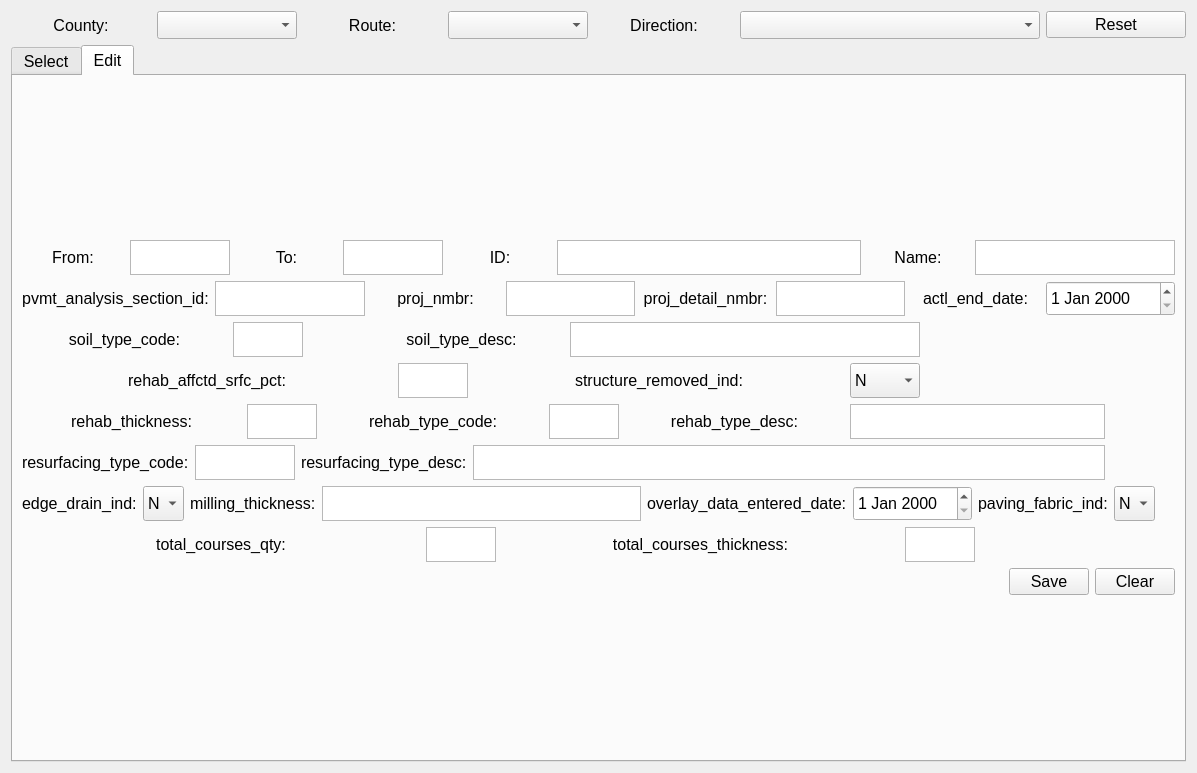
<?xml version="1.0" encoding="UTF-8"?>
<ui version="4.0">
 <class>VCRH_Edit_Form</class>
 <widget class="QWidget" name="VCRH_Edit_Form">
  <property name="geometry">
   <rect>
    <x>0</x>
    <y>0</y>
    <width>1197</width>
    <height>773</height>
   </rect>
  </property>
  <property name="sizePolicy">
   <sizepolicy hsizetype="Expanding" vsizetype="Preferred">
    <horstretch>0</horstretch>
    <verstretch>0</verstretch>
   </sizepolicy>
  </property>
  <property name="minimumSize">
   <size>
    <width>0</width>
    <height>0</height>
   </size>
  </property>
  <property name="windowTitle">
   <string>VCRH Edit</string>
  </property>
  <property name="toolTip">
   <string>Clear Data</string>
  </property>
  <property name="filename" stdset="0">
   <string>VCRH_Edit</string>
  </property>
  <property name="formname" stdset="0">
   <string>VCRH_Edit</string>
  </property>
  <layout class="QVBoxLayout" name="verticalLayout_2" stretch="1,20">
   <item>
    <layout class="QHBoxLayout" name="horizontalLayout" stretch="0,0,0,0,0,0,0">
     <item>
      <widget class="QLabel" name="labelCounty">
       <property name="font">
        <font>
         <pointsize>12</pointsize>
        </font>
       </property>
       <property name="text">
        <string>County:</string>
       </property>
       <property name="alignment">
        <set>Qt::AlignCenter</set>
       </property>
      </widget>
     </item>
     <item>
      <widget class="QComboBox" name="comboBoxCounty">
       <property name="minimumSize">
        <size>
         <width>100</width>
         <height>28</height>
        </size>
       </property>
       <property name="font">
        <font>
         <pointsize>12</pointsize>
        </font>
       </property>
       <property name="toolTip">
        <string>&lt;html&gt;&lt;head/&gt;&lt;body&gt;&lt;p&gt;Please Select County&lt;/p&gt;&lt;/body&gt;&lt;/html&gt;</string>
       </property>
       <property name="statusTip">
        <string>Select County</string>
       </property>
      </widget>
     </item>
     <item>
      <widget class="QLabel" name="labelRoute">
       <property name="font">
        <font>
         <pointsize>12</pointsize>
        </font>
       </property>
       <property name="text">
        <string>Route:</string>
       </property>
       <property name="alignment">
        <set>Qt::AlignCenter</set>
       </property>
      </widget>
     </item>
     <item>
      <widget class="QComboBox" name="comboBoxRoute">
       <property name="minimumSize">
        <size>
         <width>100</width>
         <height>28</height>
        </size>
       </property>
       <property name="font">
        <font>
         <pointsize>12</pointsize>
        </font>
       </property>
       <property name="toolTip">
        <string>&lt;html&gt;&lt;head/&gt;&lt;body&gt;&lt;p&gt;Please Select Route&lt;/p&gt;&lt;/body&gt;&lt;/html&gt;</string>
       </property>
       <property name="statusTip">
        <string>Select Route</string>
       </property>
      </widget>
     </item>
     <item>
      <widget class="QLabel" name="labelDirection">
       <property name="font">
        <font>
         <pointsize>12</pointsize>
        </font>
       </property>
       <property name="text">
        <string>Direction:</string>
       </property>
       <property name="alignment">
        <set>Qt::AlignCenter</set>
       </property>
      </widget>
     </item>
     <item>
      <widget class="QComboBox" name="comboBoxDirection">
       <property name="minimumSize">
        <size>
         <width>300</width>
         <height>28</height>
        </size>
       </property>
       <property name="font">
        <font>
         <pointsize>12</pointsize>
        </font>
       </property>
       <property name="toolTip">
        <string>Please Select Direction</string>
       </property>
       <property name="statusTip">
        <string>Select Direction</string>
       </property>
      </widget>
     </item>
     <item>
      <widget class="QPushButton" name="pushButtonReset">
       <property name="font">
        <font>
         <pointsize>12</pointsize>
        </font>
       </property>
       <property name="text">
        <string>Reset</string>
       </property>
      </widget>
     </item>
    </layout>
   </item>
   <item>
    <widget class="QTabWidget" name="tabWidget">
     <property name="font">
      <font>
       <pointsize>12</pointsize>
      </font>
     </property>
     <property name="currentIndex">
      <number>1</number>
     </property>
     <widget class="QWidget" name="tabSelect">
      <property name="font">
       <font>
        <pointsize>12</pointsize>
       </font>
      </property>
      <attribute name="title">
       <string>Select</string>
      </attribute>
      <layout class="QVBoxLayout" name="verticalLayout">
       <item>
        <widget class="QTableWidget" name="tableWidgetVCRH">
         <property name="font">
          <font>
           <pointsize>12</pointsize>
          </font>
         </property>
         <property name="autoFillBackground">
          <bool>true</bool>
         </property>
         <property name="styleSheet">
          <string notr="true">QHeaderView::section {background-color: rgb(211,211,211); color: rgb(0, 0, 0);}
QHeaderView::section:horizontal{   border-top: 1px solid #fffff8;}</string>
         </property>
         <property name="frameShape">
          <enum>QFrame::Panel</enum>
         </property>
         <property name="lineWidth">
          <number>1</number>
         </property>
         <property name="midLineWidth">
          <number>1</number>
         </property>
         <property name="selectionBehavior">
          <enum>QAbstractItemView::SelectItems</enum>
         </property>
        </widget>
       </item>
      </layout>
     </widget>
     <widget class="QWidget" name="tabEdit">
      <attribute name="title">
       <string>Edit</string>
      </attribute>
      <layout class="QVBoxLayout" name="verticalLayout_5">
       <item>
        <layout class="QVBoxLayout" name="verticalLayout_4" stretch="1,1,1,1,1,1,1,2">
         <item>
          <layout class="QVBoxLayout" name="verticalLayout_3">
           <item>
            <layout class="QHBoxLayout" name="horizontalLayout_3" stretch="1,2,1,2,1,3,1,3">
             <item>
              <widget class="QLabel" name="label_3">
               <property name="maximumSize">
                <size>
                 <width>16777215</width>
                 <height>35</height>
                </size>
               </property>
               <property name="text">
                <string>From:</string>
               </property>
               <property name="alignment">
                <set>Qt::AlignCenter</set>
               </property>
              </widget>
             </item>
             <item>
              <widget class="QTextEdit" name="textEditFrom">
               <property name="maximumSize">
                <size>
                 <width>100</width>
                 <height>35</height>
                </size>
               </property>
               <property name="readOnly">
                <bool>true</bool>
               </property>
               <property name="html">
                <string>&lt;!DOCTYPE HTML PUBLIC &quot;-//W3C//DTD HTML 4.0//EN&quot; &quot;http://www.w3.org/TR/REC-html40/strict.dtd&quot;&gt;
&lt;html&gt;&lt;head&gt;&lt;meta name=&quot;qrichtext&quot; content=&quot;1&quot; /&gt;&lt;meta charset=&quot;utf-8&quot; /&gt;&lt;style type=&quot;text/css&quot;&gt;
p, li { white-space: pre-wrap; }
&lt;/style&gt;&lt;/head&gt;&lt;body style=&quot; font-family:'Segoe UI'; font-size:12pt; font-weight:400; font-style:normal;&quot;&gt;
&lt;p align=&quot;right&quot; style=&quot;-qt-paragraph-type:empty; margin-top:0px; margin-bottom:0px; margin-left:0px; margin-right:0px; -qt-block-indent:0; text-indent:0px;&quot;&gt;&lt;br /&gt;&lt;/p&gt;&lt;/body&gt;&lt;/html&gt;</string>
               </property>
              </widget>
             </item>
             <item>
              <widget class="QLabel" name="label_4">
               <property name="maximumSize">
                <size>
                 <width>16777215</width>
                 <height>35</height>
                </size>
               </property>
               <property name="text">
                <string>To:</string>
               </property>
               <property name="alignment">
                <set>Qt::AlignCenter</set>
               </property>
              </widget>
             </item>
             <item>
              <widget class="QTextEdit" name="textEditTo">
               <property name="maximumSize">
                <size>
                 <width>100</width>
                 <height>35</height>
                </size>
               </property>
               <property name="readOnly">
                <bool>true</bool>
               </property>
               <property name="html">
                <string>&lt;!DOCTYPE HTML PUBLIC &quot;-//W3C//DTD HTML 4.0//EN&quot; &quot;http://www.w3.org/TR/REC-html40/strict.dtd&quot;&gt;
&lt;html&gt;&lt;head&gt;&lt;meta name=&quot;qrichtext&quot; content=&quot;1&quot; /&gt;&lt;meta charset=&quot;utf-8&quot; /&gt;&lt;style type=&quot;text/css&quot;&gt;
p, li { white-space: pre-wrap; }
&lt;/style&gt;&lt;/head&gt;&lt;body style=&quot; font-family:'Segoe UI'; font-size:12pt; font-weight:400; font-style:normal;&quot;&gt;
&lt;p align=&quot;right&quot; style=&quot;-qt-paragraph-type:empty; margin-top:0px; margin-bottom:0px; margin-left:0px; margin-right:0px; -qt-block-indent:0; text-indent:0px;&quot;&gt;&lt;br /&gt;&lt;/p&gt;&lt;/body&gt;&lt;/html&gt;</string>
               </property>
              </widget>
             </item>
             <item>
              <widget class="QLabel" name="label">
               <property name="maximumSize">
                <size>
                 <width>16777215</width>
                 <height>35</height>
                </size>
               </property>
               <property name="text">
                <string>ID:</string>
               </property>
               <property name="alignment">
                <set>Qt::AlignCenter</set>
               </property>
              </widget>
             </item>
             <item>
              <widget class="QTextEdit" name="textEditid">
               <property name="maximumSize">
                <size>
                 <width>500</width>
                 <height>35</height>
                </size>
               </property>
               <property name="midLineWidth">
                <number>1</number>
               </property>
               <property name="readOnly">
                <bool>true</bool>
               </property>
               <property name="html">
                <string>&lt;!DOCTYPE HTML PUBLIC &quot;-//W3C//DTD HTML 4.0//EN&quot; &quot;http://www.w3.org/TR/REC-html40/strict.dtd&quot;&gt;
&lt;html&gt;&lt;head&gt;&lt;meta name=&quot;qrichtext&quot; content=&quot;1&quot; /&gt;&lt;meta charset=&quot;utf-8&quot; /&gt;&lt;style type=&quot;text/css&quot;&gt;
p, li { white-space: pre-wrap; }
&lt;/style&gt;&lt;/head&gt;&lt;body style=&quot; font-family:'Segoe UI'; font-size:12pt; font-weight:400; font-style:normal;&quot;&gt;
&lt;p align=&quot;right&quot; style=&quot;-qt-paragraph-type:empty; margin-top:0px; margin-bottom:0px; margin-left:0px; margin-right:0px; -qt-block-indent:0; text-indent:0px;&quot;&gt;&lt;br /&gt;&lt;/p&gt;&lt;/body&gt;&lt;/html&gt;</string>
               </property>
               <property name="acceptRichText">
                <bool>false</bool>
               </property>
              </widget>
             </item>
             <item>
              <widget class="QLabel" name="label_2">
               <property name="maximumSize">
                <size>
                 <width>16777215</width>
                 <height>35</height>
                </size>
               </property>
               <property name="text">
                <string>Name:</string>
               </property>
               <property name="alignment">
                <set>Qt::AlignCenter</set>
               </property>
              </widget>
             </item>
             <item>
              <widget class="QTextEdit" name="textEditName">
               <property name="maximumSize">
                <size>
                 <width>200</width>
                 <height>35</height>
                </size>
               </property>
               <property name="readOnly">
                <bool>true</bool>
               </property>
               <property name="html">
                <string>&lt;!DOCTYPE HTML PUBLIC &quot;-//W3C//DTD HTML 4.0//EN&quot; &quot;http://www.w3.org/TR/REC-html40/strict.dtd&quot;&gt;
&lt;html&gt;&lt;head&gt;&lt;meta name=&quot;qrichtext&quot; content=&quot;1&quot; /&gt;&lt;meta charset=&quot;utf-8&quot; /&gt;&lt;style type=&quot;text/css&quot;&gt;
p, li { white-space: pre-wrap; }
&lt;/style&gt;&lt;/head&gt;&lt;body style=&quot; font-family:'Segoe UI'; font-size:12pt; font-weight:400; font-style:normal;&quot;&gt;
&lt;p align=&quot;right&quot; style=&quot;-qt-paragraph-type:empty; margin-top:0px; margin-bottom:0px; margin-left:0px; margin-right:0px; -qt-block-indent:0; text-indent:0px;&quot;&gt;&lt;br /&gt;&lt;/p&gt;&lt;/body&gt;&lt;/html&gt;</string>
               </property>
              </widget>
             </item>
            </layout>
           </item>
           <item>
            <layout class="QHBoxLayout" name="horizontalLayout_4" stretch="1,2,1,1,1,1,1,1">
             <item>
              <widget class="QLabel" name="label_5">
               <property name="maximumSize">
                <size>
                 <width>16777215</width>
                 <height>35</height>
                </size>
               </property>
               <property name="text">
                <string>pvmt_analysis_section_id:</string>
               </property>
               <property name="alignment">
                <set>Qt::AlignCenter</set>
               </property>
              </widget>
             </item>
             <item>
              <widget class="QTextEdit" name="textEditpasid">
               <property name="maximumSize">
                <size>
                 <width>150</width>
                 <height>35</height>
                </size>
               </property>
               <property name="html">
                <string>&lt;!DOCTYPE HTML PUBLIC &quot;-//W3C//DTD HTML 4.0//EN&quot; &quot;http://www.w3.org/TR/REC-html40/strict.dtd&quot;&gt;
&lt;html&gt;&lt;head&gt;&lt;meta name=&quot;qrichtext&quot; content=&quot;1&quot; /&gt;&lt;meta charset=&quot;utf-8&quot; /&gt;&lt;style type=&quot;text/css&quot;&gt;
p, li { white-space: pre-wrap; }
&lt;/style&gt;&lt;/head&gt;&lt;body style=&quot; font-family:'Segoe UI'; font-size:12pt; font-weight:400; font-style:normal;&quot;&gt;
&lt;p align=&quot;right&quot; style=&quot;-qt-paragraph-type:empty; margin-top:0px; margin-bottom:0px; margin-left:0px; margin-right:0px; -qt-block-indent:0; text-indent:0px;&quot;&gt;&lt;br /&gt;&lt;/p&gt;&lt;/body&gt;&lt;/html&gt;</string>
               </property>
              </widget>
             </item>
             <item>
              <widget class="QLabel" name="label_6">
               <property name="maximumSize">
                <size>
                 <width>16777215</width>
                 <height>35</height>
                </size>
               </property>
               <property name="text">
                <string>proj_nmbr:</string>
               </property>
               <property name="alignment">
                <set>Qt::AlignCenter</set>
               </property>
              </widget>
             </item>
             <item>
              <widget class="QTextEdit" name="textEditproj_nmbr">
               <property name="maximumSize">
                <size>
                 <width>150</width>
                 <height>35</height>
                </size>
               </property>
               <property name="html">
                <string>&lt;!DOCTYPE HTML PUBLIC &quot;-//W3C//DTD HTML 4.0//EN&quot; &quot;http://www.w3.org/TR/REC-html40/strict.dtd&quot;&gt;
&lt;html&gt;&lt;head&gt;&lt;meta name=&quot;qrichtext&quot; content=&quot;1&quot; /&gt;&lt;meta charset=&quot;utf-8&quot; /&gt;&lt;style type=&quot;text/css&quot;&gt;
p, li { white-space: pre-wrap; }
&lt;/style&gt;&lt;/head&gt;&lt;body style=&quot; font-family:'Segoe UI'; font-size:12pt; font-weight:400; font-style:normal;&quot;&gt;
&lt;p align=&quot;right&quot; style=&quot;-qt-paragraph-type:empty; margin-top:0px; margin-bottom:0px; margin-left:0px; margin-right:0px; -qt-block-indent:0; text-indent:0px;&quot;&gt;&lt;br /&gt;&lt;/p&gt;&lt;/body&gt;&lt;/html&gt;</string>
               </property>
              </widget>
             </item>
             <item>
              <widget class="QLabel" name="label_7">
               <property name="maximumSize">
                <size>
                 <width>16777215</width>
                 <height>35</height>
                </size>
               </property>
               <property name="text">
                <string>proj_detail_nmbr:</string>
               </property>
               <property name="alignment">
                <set>Qt::AlignCenter</set>
               </property>
              </widget>
             </item>
             <item>
              <widget class="QTextEdit" name="textEditproj_detail_nmbr">
               <property name="maximumSize">
                <size>
                 <width>16777215</width>
                 <height>35</height>
                </size>
               </property>
               <property name="html">
                <string>&lt;!DOCTYPE HTML PUBLIC &quot;-//W3C//DTD HTML 4.0//EN&quot; &quot;http://www.w3.org/TR/REC-html40/strict.dtd&quot;&gt;
&lt;html&gt;&lt;head&gt;&lt;meta name=&quot;qrichtext&quot; content=&quot;1&quot; /&gt;&lt;meta charset=&quot;utf-8&quot; /&gt;&lt;style type=&quot;text/css&quot;&gt;
p, li { white-space: pre-wrap; }
&lt;/style&gt;&lt;/head&gt;&lt;body style=&quot; font-family:'Segoe UI'; font-size:12pt; font-weight:400; font-style:normal;&quot;&gt;
&lt;p align=&quot;right&quot; style=&quot;-qt-paragraph-type:empty; margin-top:0px; margin-bottom:0px; margin-left:0px; margin-right:0px; -qt-block-indent:0; text-indent:0px;&quot;&gt;&lt;br /&gt;&lt;/p&gt;&lt;/body&gt;&lt;/html&gt;</string>
               </property>
              </widget>
             </item>
             <item>
              <widget class="QLabel" name="label_10">
               <property name="maximumSize">
                <size>
                 <width>16777215</width>
                 <height>35</height>
                </size>
               </property>
               <property name="text">
                <string>actl_end_date:</string>
               </property>
               <property name="alignment">
                <set>Qt::AlignCenter</set>
               </property>
              </widget>
             </item>
             <item>
              <widget class="QDateEdit" name="dateEditactl_end_date">
               <property name="maximumSize">
                <size>
                 <width>16777215</width>
                 <height>35</height>
                </size>
               </property>
              </widget>
             </item>
            </layout>
           </item>
          </layout>
         </item>
         <item>
          <layout class="QHBoxLayout" name="horizontalLayout_5">
           <item>
            <widget class="QLabel" name="label_8">
             <property name="maximumSize">
              <size>
               <width>16777215</width>
               <height>35</height>
              </size>
             </property>
             <property name="text">
              <string>soil_type_code:</string>
             </property>
             <property name="alignment">
              <set>Qt::AlignCenter</set>
             </property>
            </widget>
           </item>
           <item>
            <widget class="QTextEdit" name="textEditsoil_type_code">
             <property name="maximumSize">
              <size>
               <width>70</width>
               <height>35</height>
              </size>
             </property>
             <property name="html">
              <string>&lt;!DOCTYPE HTML PUBLIC &quot;-//W3C//DTD HTML 4.0//EN&quot; &quot;http://www.w3.org/TR/REC-html40/strict.dtd&quot;&gt;
&lt;html&gt;&lt;head&gt;&lt;meta name=&quot;qrichtext&quot; content=&quot;1&quot; /&gt;&lt;meta charset=&quot;utf-8&quot; /&gt;&lt;style type=&quot;text/css&quot;&gt;
p, li { white-space: pre-wrap; }
&lt;/style&gt;&lt;/head&gt;&lt;body style=&quot; font-family:'Segoe UI'; font-size:12pt; font-weight:400; font-style:normal;&quot;&gt;
&lt;p align=&quot;center&quot; style=&quot;-qt-paragraph-type:empty; margin-top:0px; margin-bottom:0px; margin-left:0px; margin-right:0px; -qt-block-indent:0; text-indent:0px;&quot;&gt;&lt;br /&gt;&lt;/p&gt;&lt;/body&gt;&lt;/html&gt;</string>
             </property>
            </widget>
           </item>
           <item>
            <spacer name="horizontalSpacer_4">
             <property name="orientation">
              <enum>Qt::Horizontal</enum>
             </property>
             <property name="sizeType">
              <enum>QSizePolicy::Fixed</enum>
             </property>
             <property name="sizeHint" stdset="0">
              <size>
               <width>50</width>
               <height>20</height>
              </size>
             </property>
            </spacer>
           </item>
           <item>
            <widget class="QLabel" name="label_9">
             <property name="maximumSize">
              <size>
               <width>16777215</width>
               <height>35</height>
              </size>
             </property>
             <property name="text">
              <string>&lt;html&gt;&lt;head/&gt;&lt;body&gt;&lt;p&gt;soil_type_desc:&lt;/p&gt;&lt;/body&gt;&lt;/html&gt;</string>
             </property>
             <property name="alignment">
              <set>Qt::AlignCenter</set>
             </property>
            </widget>
           </item>
           <item>
            <widget class="QTextEdit" name="textEditsoil_type_desc">
             <property name="maximumSize">
              <size>
               <width>350</width>
               <height>35</height>
              </size>
             </property>
             <property name="html">
              <string>&lt;!DOCTYPE HTML PUBLIC &quot;-//W3C//DTD HTML 4.0//EN&quot; &quot;http://www.w3.org/TR/REC-html40/strict.dtd&quot;&gt;
&lt;html&gt;&lt;head&gt;&lt;meta name=&quot;qrichtext&quot; content=&quot;1&quot; /&gt;&lt;meta charset=&quot;utf-8&quot; /&gt;&lt;style type=&quot;text/css&quot;&gt;
p, li { white-space: pre-wrap; }
&lt;/style&gt;&lt;/head&gt;&lt;body style=&quot; font-family:'Segoe UI'; font-size:12pt; font-weight:400; font-style:normal;&quot;&gt;
&lt;p align=&quot;center&quot; style=&quot;-qt-paragraph-type:empty; margin-top:0px; margin-bottom:0px; margin-left:0px; margin-right:0px; -qt-block-indent:0; text-indent:0px;&quot;&gt;&lt;br /&gt;&lt;/p&gt;&lt;/body&gt;&lt;/html&gt;</string>
             </property>
            </widget>
           </item>
           <item>
            <spacer name="horizontalSpacer_6">
             <property name="orientation">
              <enum>Qt::Horizontal</enum>
             </property>
             <property name="sizeType">
              <enum>QSizePolicy::Fixed</enum>
             </property>
             <property name="sizeHint" stdset="0">
              <size>
               <width>255</width>
               <height>20</height>
              </size>
             </property>
            </spacer>
           </item>
          </layout>
         </item>
         <item>
          <layout class="QHBoxLayout" name="horizontalLayout_6">
           <item>
            <widget class="QLabel" name="label_15">
             <property name="maximumSize">
              <size>
               <width>16777215</width>
               <height>35</height>
              </size>
             </property>
             <property name="text">
              <string>rehab_affctd_srfc_pct:</string>
             </property>
             <property name="alignment">
              <set>Qt::AlignCenter</set>
             </property>
            </widget>
           </item>
           <item>
            <widget class="QTextEdit" name="textEditrehab_affctd_srfc_pct">
             <property name="maximumSize">
              <size>
               <width>70</width>
               <height>35</height>
              </size>
             </property>
             <property name="html">
              <string>&lt;!DOCTYPE HTML PUBLIC &quot;-//W3C//DTD HTML 4.0//EN&quot; &quot;http://www.w3.org/TR/REC-html40/strict.dtd&quot;&gt;
&lt;html&gt;&lt;head&gt;&lt;meta name=&quot;qrichtext&quot; content=&quot;1&quot; /&gt;&lt;meta charset=&quot;utf-8&quot; /&gt;&lt;style type=&quot;text/css&quot;&gt;
p, li { white-space: pre-wrap; }
&lt;/style&gt;&lt;/head&gt;&lt;body style=&quot; font-family:'Segoe UI'; font-size:12pt; font-weight:400; font-style:normal;&quot;&gt;
&lt;p align=&quot;center&quot; style=&quot;-qt-paragraph-type:empty; margin-top:0px; margin-bottom:0px; margin-left:0px; margin-right:0px; -qt-block-indent:0; text-indent:0px;&quot;&gt;&lt;br /&gt;&lt;/p&gt;&lt;/body&gt;&lt;/html&gt;</string>
             </property>
            </widget>
           </item>
           <item>
            <widget class="QLabel" name="label_16">
             <property name="maximumSize">
              <size>
               <width>16777215</width>
               <height>35</height>
              </size>
             </property>
             <property name="text">
              <string>structure_removed_ind:</string>
             </property>
             <property name="alignment">
              <set>Qt::AlignCenter</set>
             </property>
            </widget>
           </item>
           <item>
            <widget class="QComboBox" name="comboBoxstructure_removed_ind">
             <property name="maximumSize">
              <size>
               <width>70</width>
               <height>35</height>
              </size>
             </property>
             <item>
              <property name="text">
               <string>N</string>
              </property>
             </item>
             <item>
              <property name="text">
               <string>Y</string>
              </property>
             </item>
            </widget>
           </item>
           <item>
            <spacer name="horizontalSpacer_2">
             <property name="orientation">
              <enum>Qt::Horizontal</enum>
             </property>
             <property name="sizeType">
              <enum>QSizePolicy::Fixed</enum>
             </property>
             <property name="sizeHint" stdset="0">
              <size>
               <width>255</width>
               <height>20</height>
              </size>
             </property>
            </spacer>
           </item>
          </layout>
         </item>
         <item>
          <layout class="QHBoxLayout" name="horizontalLayout_7">
           <item>
            <widget class="QLabel" name="label_17">
             <property name="maximumSize">
              <size>
               <width>16777215</width>
               <height>35</height>
              </size>
             </property>
             <property name="text">
              <string>rehab_thickness:</string>
             </property>
             <property name="alignment">
              <set>Qt::AlignCenter</set>
             </property>
            </widget>
           </item>
           <item>
            <widget class="QTextEdit" name="textEditrehab_thickness">
             <property name="maximumSize">
              <size>
               <width>70</width>
               <height>35</height>
              </size>
             </property>
             <property name="html">
              <string>&lt;!DOCTYPE HTML PUBLIC &quot;-//W3C//DTD HTML 4.0//EN&quot; &quot;http://www.w3.org/TR/REC-html40/strict.dtd&quot;&gt;
&lt;html&gt;&lt;head&gt;&lt;meta name=&quot;qrichtext&quot; content=&quot;1&quot; /&gt;&lt;meta charset=&quot;utf-8&quot; /&gt;&lt;style type=&quot;text/css&quot;&gt;
p, li { white-space: pre-wrap; }
&lt;/style&gt;&lt;/head&gt;&lt;body style=&quot; font-family:'Segoe UI'; font-size:12pt; font-weight:400; font-style:normal;&quot;&gt;
&lt;p align=&quot;center&quot; style=&quot;-qt-paragraph-type:empty; margin-top:0px; margin-bottom:0px; margin-left:0px; margin-right:0px; -qt-block-indent:0; text-indent:0px;&quot;&gt;&lt;br /&gt;&lt;/p&gt;&lt;/body&gt;&lt;/html&gt;</string>
             </property>
            </widget>
           </item>
           <item>
            <widget class="QLabel" name="label_18">
             <property name="maximumSize">
              <size>
               <width>16777215</width>
               <height>35</height>
              </size>
             </property>
             <property name="text">
              <string>rehab_type_code:</string>
             </property>
             <property name="alignment">
              <set>Qt::AlignCenter</set>
             </property>
            </widget>
           </item>
           <item>
            <widget class="QTextEdit" name="textEditrehab_type_code">
             <property name="maximumSize">
              <size>
               <width>70</width>
               <height>35</height>
              </size>
             </property>
             <property name="html">
              <string>&lt;!DOCTYPE HTML PUBLIC &quot;-//W3C//DTD HTML 4.0//EN&quot; &quot;http://www.w3.org/TR/REC-html40/strict.dtd&quot;&gt;
&lt;html&gt;&lt;head&gt;&lt;meta name=&quot;qrichtext&quot; content=&quot;1&quot; /&gt;&lt;meta charset=&quot;utf-8&quot; /&gt;&lt;style type=&quot;text/css&quot;&gt;
p, li { white-space: pre-wrap; }
&lt;/style&gt;&lt;/head&gt;&lt;body style=&quot; font-family:'Segoe UI'; font-size:12pt; font-weight:400; font-style:normal;&quot;&gt;
&lt;p align=&quot;center&quot; style=&quot;-qt-paragraph-type:empty; margin-top:0px; margin-bottom:0px; margin-left:0px; margin-right:0px; -qt-block-indent:0; text-indent:0px;&quot;&gt;&lt;br /&gt;&lt;/p&gt;&lt;/body&gt;&lt;/html&gt;</string>
             </property>
            </widget>
           </item>
           <item>
            <widget class="QLabel" name="label_19">
             <property name="maximumSize">
              <size>
               <width>16777215</width>
               <height>35</height>
              </size>
             </property>
             <property name="text">
              <string>rehab_type_desc:</string>
             </property>
             <property name="alignment">
              <set>Qt::AlignCenter</set>
             </property>
            </widget>
           </item>
           <item>
            <widget class="QTextEdit" name="textEditrehab_type_desc">
             <property name="maximumSize">
              <size>
               <width>255</width>
               <height>35</height>
              </size>
             </property>
             <property name="html">
              <string>&lt;!DOCTYPE HTML PUBLIC &quot;-//W3C//DTD HTML 4.0//EN&quot; &quot;http://www.w3.org/TR/REC-html40/strict.dtd&quot;&gt;
&lt;html&gt;&lt;head&gt;&lt;meta name=&quot;qrichtext&quot; content=&quot;1&quot; /&gt;&lt;meta charset=&quot;utf-8&quot; /&gt;&lt;style type=&quot;text/css&quot;&gt;
p, li { white-space: pre-wrap; }
&lt;/style&gt;&lt;/head&gt;&lt;body style=&quot; font-family:'Segoe UI'; font-size:12pt; font-weight:400; font-style:normal;&quot;&gt;
&lt;p style=&quot;-qt-paragraph-type:empty; margin-top:0px; margin-bottom:0px; margin-left:0px; margin-right:0px; -qt-block-indent:0; text-indent:0px;&quot;&gt;&lt;br /&gt;&lt;/p&gt;&lt;/body&gt;&lt;/html&gt;</string>
             </property>
            </widget>
           </item>
           <item>
            <spacer name="horizontalSpacer_5">
             <property name="orientation">
              <enum>Qt::Horizontal</enum>
             </property>
             <property name="sizeType">
              <enum>QSizePolicy::Fixed</enum>
             </property>
             <property name="sizeHint" stdset="0">
              <size>
               <width>70</width>
               <height>20</height>
              </size>
             </property>
            </spacer>
           </item>
          </layout>
         </item>
         <item>
          <layout class="QHBoxLayout" name="horizontalLayout_8">
           <item>
            <widget class="QLabel" name="label_20">
             <property name="maximumSize">
              <size>
               <width>16777215</width>
               <height>35</height>
              </size>
             </property>
             <property name="text">
              <string>resurfacing_type_code:</string>
             </property>
            </widget>
           </item>
           <item>
            <widget class="QTextEdit" name="textEditresurfacing_type_code">
             <property name="maximumSize">
              <size>
               <width>100</width>
               <height>35</height>
              </size>
             </property>
             <property name="html">
              <string>&lt;!DOCTYPE HTML PUBLIC &quot;-//W3C//DTD HTML 4.0//EN&quot; &quot;http://www.w3.org/TR/REC-html40/strict.dtd&quot;&gt;
&lt;html&gt;&lt;head&gt;&lt;meta name=&quot;qrichtext&quot; content=&quot;1&quot; /&gt;&lt;meta charset=&quot;utf-8&quot; /&gt;&lt;style type=&quot;text/css&quot;&gt;
p, li { white-space: pre-wrap; }
&lt;/style&gt;&lt;/head&gt;&lt;body style=&quot; font-family:'Segoe UI'; font-size:12pt; font-weight:400; font-style:normal;&quot;&gt;
&lt;p align=&quot;center&quot; style=&quot;-qt-paragraph-type:empty; margin-top:0px; margin-bottom:0px; margin-left:0px; margin-right:0px; -qt-block-indent:0; text-indent:0px;&quot;&gt;&lt;br /&gt;&lt;/p&gt;&lt;/body&gt;&lt;/html&gt;</string>
             </property>
            </widget>
           </item>
           <item>
            <widget class="QLabel" name="label_21">
             <property name="maximumSize">
              <size>
               <width>16777215</width>
               <height>35</height>
              </size>
             </property>
             <property name="text">
              <string>resurfacing_type_desc:</string>
             </property>
            </widget>
           </item>
           <item>
            <widget class="QTextEdit" name="textEditresurfacing_type_desc">
             <property name="maximumSize">
              <size>
               <width>16777215</width>
               <height>35</height>
              </size>
             </property>
            </widget>
           </item>
           <item>
            <spacer name="horizontalSpacer_7">
             <property name="orientation">
              <enum>Qt::Horizontal</enum>
             </property>
             <property name="sizeType">
              <enum>QSizePolicy::Fixed</enum>
             </property>
             <property name="sizeHint" stdset="0">
              <size>
               <width>70</width>
               <height>20</height>
              </size>
             </property>
            </spacer>
           </item>
          </layout>
         </item>
         <item>
          <layout class="QHBoxLayout" name="horizontalLayout_10">
           <item>
            <widget class="QLabel" name="label_11">
             <property name="maximumSize">
              <size>
               <width>16777215</width>
               <height>35</height>
              </size>
             </property>
             <property name="text">
              <string>edge_drain_ind:</string>
             </property>
            </widget>
           </item>
           <item>
            <widget class="QComboBox" name="comboBoxedge_drain_ind">
             <property name="maximumSize">
              <size>
               <width>16777215</width>
               <height>35</height>
              </size>
             </property>
             <item>
              <property name="text">
               <string>N</string>
              </property>
             </item>
             <item>
              <property name="text">
               <string>Y</string>
              </property>
             </item>
            </widget>
           </item>
           <item>
            <widget class="QLabel" name="label_12">
             <property name="maximumSize">
              <size>
               <width>16777215</width>
               <height>35</height>
              </size>
             </property>
             <property name="text">
              <string>milling_thickness:</string>
             </property>
            </widget>
           </item>
           <item>
            <widget class="QTextEdit" name="textEditmilling_thickness">
             <property name="maximumSize">
              <size>
               <width>16777215</width>
               <height>35</height>
              </size>
             </property>
             <property name="html">
              <string>&lt;!DOCTYPE HTML PUBLIC &quot;-//W3C//DTD HTML 4.0//EN&quot; &quot;http://www.w3.org/TR/REC-html40/strict.dtd&quot;&gt;
&lt;html&gt;&lt;head&gt;&lt;meta name=&quot;qrichtext&quot; content=&quot;1&quot; /&gt;&lt;meta charset=&quot;utf-8&quot; /&gt;&lt;style type=&quot;text/css&quot;&gt;
p, li { white-space: pre-wrap; }
&lt;/style&gt;&lt;/head&gt;&lt;body style=&quot; font-family:'Segoe UI'; font-size:12pt; font-weight:400; font-style:normal;&quot;&gt;
&lt;p align=&quot;right&quot; style=&quot;-qt-paragraph-type:empty; margin-top:0px; margin-bottom:0px; margin-left:0px; margin-right:0px; -qt-block-indent:0; text-indent:0px;&quot;&gt;&lt;br /&gt;&lt;/p&gt;&lt;/body&gt;&lt;/html&gt;</string>
             </property>
            </widget>
           </item>
           <item>
            <widget class="QLabel" name="label_13">
             <property name="maximumSize">
              <size>
               <width>16777215</width>
               <height>35</height>
              </size>
             </property>
             <property name="text">
              <string>overlay_data_entered_date:</string>
             </property>
            </widget>
           </item>
           <item>
            <widget class="QDateEdit" name="dateEditoverlay_data_entered_date">
             <property name="maximumSize">
              <size>
               <width>16777215</width>
               <height>35</height>
              </size>
             </property>
            </widget>
           </item>
           <item>
            <widget class="QLabel" name="label_14">
             <property name="maximumSize">
              <size>
               <width>16777215</width>
               <height>35</height>
              </size>
             </property>
             <property name="text">
              <string>paving_fabric_ind:</string>
             </property>
            </widget>
           </item>
           <item>
            <widget class="QComboBox" name="comboBoxpaving_fabric_ind">
             <property name="maximumSize">
              <size>
               <width>16777215</width>
               <height>35</height>
              </size>
             </property>
             <item>
              <property name="text">
               <string>N</string>
              </property>
             </item>
             <item>
              <property name="text">
               <string>Y</string>
              </property>
             </item>
            </widget>
           </item>
           <item>
            <spacer name="horizontalSpacer_3">
             <property name="orientation">
              <enum>Qt::Horizontal</enum>
             </property>
             <property name="sizeType">
              <enum>QSizePolicy::Fixed</enum>
             </property>
             <property name="sizeHint" stdset="0">
              <size>
               <width>20</width>
               <height>20</height>
              </size>
             </property>
            </spacer>
           </item>
          </layout>
         </item>
         <item>
          <layout class="QHBoxLayout" name="horizontalLayout_9">
           <item>
            <widget class="QLabel" name="label_22">
             <property name="maximumSize">
              <size>
               <width>16777215</width>
               <height>35</height>
              </size>
             </property>
             <property name="text">
              <string>total_courses_qty:</string>
             </property>
             <property name="alignment">
              <set>Qt::AlignCenter</set>
             </property>
            </widget>
           </item>
           <item>
            <widget class="QTextEdit" name="textEdittotal_courses_qty">
             <property name="maximumSize">
              <size>
               <width>70</width>
               <height>35</height>
              </size>
             </property>
             <property name="html">
              <string>&lt;!DOCTYPE HTML PUBLIC &quot;-//W3C//DTD HTML 4.0//EN&quot; &quot;http://www.w3.org/TR/REC-html40/strict.dtd&quot;&gt;
&lt;html&gt;&lt;head&gt;&lt;meta name=&quot;qrichtext&quot; content=&quot;1&quot; /&gt;&lt;meta charset=&quot;utf-8&quot; /&gt;&lt;style type=&quot;text/css&quot;&gt;
p, li { white-space: pre-wrap; }
&lt;/style&gt;&lt;/head&gt;&lt;body style=&quot; font-family:'Segoe UI'; font-size:12pt; font-weight:400; font-style:normal;&quot;&gt;
&lt;p align=&quot;right&quot; style=&quot;-qt-paragraph-type:empty; margin-top:0px; margin-bottom:0px; margin-left:0px; margin-right:0px; -qt-block-indent:0; text-indent:0px;&quot;&gt;&lt;br /&gt;&lt;/p&gt;&lt;/body&gt;&lt;/html&gt;</string>
             </property>
            </widget>
           </item>
           <item>
            <widget class="QLabel" name="label_23">
             <property name="maximumSize">
              <size>
               <width>16777215</width>
               <height>35</height>
              </size>
             </property>
             <property name="text">
              <string>total_courses_thickness:</string>
             </property>
             <property name="alignment">
              <set>Qt::AlignCenter</set>
             </property>
            </widget>
           </item>
           <item>
            <widget class="QTextEdit" name="textEdittotal_courses_thickness_qty">
             <property name="maximumSize">
              <size>
               <width>70</width>
               <height>35</height>
              </size>
             </property>
             <property name="html">
              <string>&lt;!DOCTYPE HTML PUBLIC &quot;-//W3C//DTD HTML 4.0//EN&quot; &quot;http://www.w3.org/TR/REC-html40/strict.dtd&quot;&gt;
&lt;html&gt;&lt;head&gt;&lt;meta name=&quot;qrichtext&quot; content=&quot;1&quot; /&gt;&lt;meta charset=&quot;utf-8&quot; /&gt;&lt;style type=&quot;text/css&quot;&gt;
p, li { white-space: pre-wrap; }
&lt;/style&gt;&lt;/head&gt;&lt;body style=&quot; font-family:'Segoe UI'; font-size:12pt; font-weight:400; font-style:normal;&quot;&gt;
&lt;p align=&quot;right&quot; style=&quot;-qt-paragraph-type:empty; margin-top:0px; margin-bottom:0px; margin-left:0px; margin-right:0px; -qt-block-indent:0; text-indent:0px;&quot;&gt;&lt;br /&gt;&lt;/p&gt;&lt;/body&gt;&lt;/html&gt;</string>
             </property>
            </widget>
           </item>
           <item>
            <spacer name="horizontalSpacer_8">
             <property name="orientation">
              <enum>Qt::Horizontal</enum>
             </property>
             <property name="sizeType">
              <enum>QSizePolicy::Fixed</enum>
             </property>
             <property name="sizeHint" stdset="0">
              <size>
               <width>200</width>
               <height>20</height>
              </size>
             </property>
            </spacer>
           </item>
          </layout>
         </item>
         <item>
          <layout class="QHBoxLayout" name="horizontalLayout_2">
           <item>
            <spacer name="horizontalSpacer">
             <property name="orientation">
              <enum>Qt::Horizontal</enum>
             </property>
             <property name="sizeHint" stdset="0">
              <size>
               <width>40</width>
               <height>20</height>
              </size>
             </property>
            </spacer>
           </item>
           <item>
            <widget class="QPushButton" name="pushButtonSave">
             <property name="text">
              <string>Save</string>
             </property>
            </widget>
           </item>
           <item>
            <widget class="QPushButton" name="pushButtonClear">
             <property name="text">
              <string>Clear</string>
             </property>
            </widget>
           </item>
          </layout>
         </item>
        </layout>
       </item>
      </layout>
     </widget>
    </widget>
   </item>
  </layout>
 </widget>
 <resources/>
 <connections/>
</ui>
